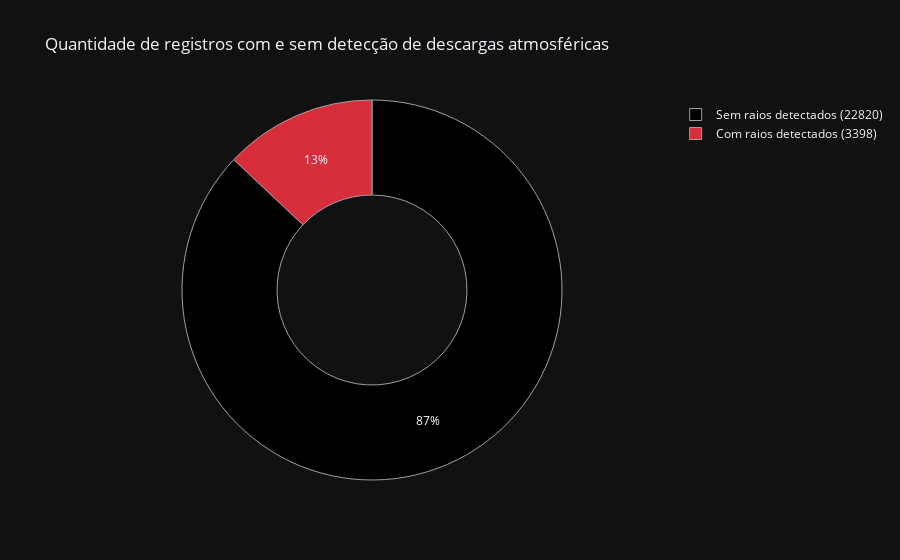

Notebook source saved alongside this figure:
### Code cell
threshold = 1
no = df[df['ttyyyxx3'] < threshold]
yes = df[df['ttyyyxx3'] >= threshold]

tn = no['month'].count()
ty = yes['month'].count()

labels = ['Sem raios detectados (%d)'%tn, 
         'Com raios detectados (%d)'%ty]
values= [tn, ty]
pie = [
    go.Pie(labels=labels, values=values, hole=.5, 
        marker=dict(colors=['#000000', '#D82D3B'], 
                    line=dict(color='#A0A0A0', width=1)))
]
fig = go.Figure(data=pie)

fig.update_layout(
    title='Quantidade de registros com e sem detecção de descargas atmosféricas',
#     font={'size':20},
    template='plotly_dark',
    legend_orientation="v"
)

# offline.plot(fig, image_filename='percentagem-lightnings-fam', image='png')
iplot(fig)

### Figure 1 — Plotly figure (JSON) as saved in the notebook; plotly's stock layout.template omitted (floating-point values rounded to 4 significant figures)
{"data": [{"hole": 0.5, "labels": ["Sem raios detectados (22820)", "Com raios detectados (3398)"], "marker": {"colors": ["#000000", "#D82D3B"], "line": {"color": "#A0A0A0", "width": 1}}, "type": "pie", "values": [22820, 3398]}], "layout": {"legend": {"orientation": "v"}, "title": {"text": "Quantidade de registros com e sem detecção de descargas atmosféricas"}}}
